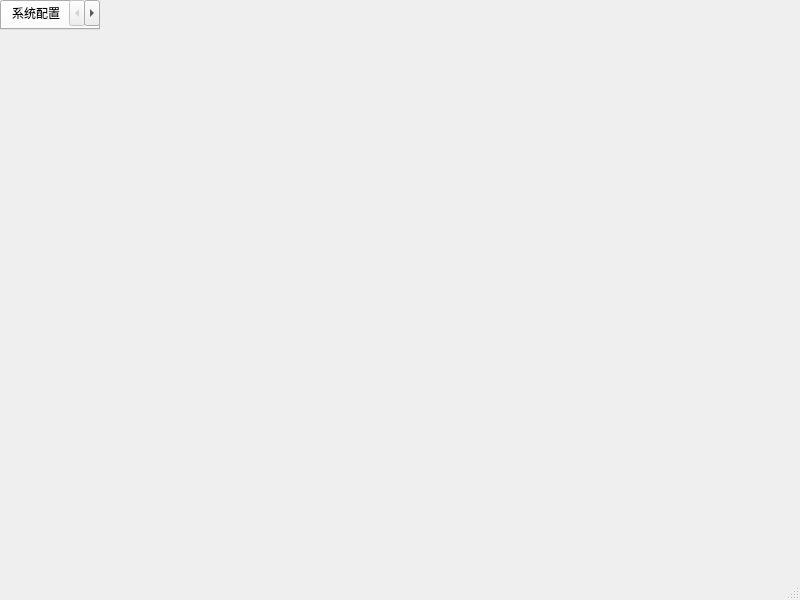
<?xml version="1.0" encoding="UTF-8"?>
<ui version="4.0">
 <class>MainWindow</class>
 <widget class="QMainWindow" name="MainWindow">
  <property name="geometry">
   <rect>
    <x>0</x>
    <y>0</y>
    <width>800</width>
    <height>600</height>
   </rect>
  </property>
  <property name="windowTitle">
   <string>PandaX-III实验原型电子学测试软件</string>
  </property>
  <widget class="QTabWidget" name="MainWidget">
   <property name="styleSheet">
    <string notr="true">QGroupBox {
    border: 1px solid gray;
    border-radius: 0.5em;
    margin-top: 0.5em;
}
QGroupBox::title {
    subcontrol-origin: margin;
    left: 0.5em;
    padding: 0 0.2em 0 0.2em;
}</string>
   </property>
   <widget class="QWidget" name="systemconfigure">
    <attribute name="title">
     <string>系统配置</string>
    </attribute>
    <widget class="QGroupBox" name="connectstatus">
     <property name="geometry">
      <rect>
       <x>100</x>
       <y>40</y>
       <width>161</width>
       <height>281</height>
      </rect>
     </property>
     <property name="title">
      <string>DAQ状态</string>
     </property>
     <layout class="QGridLayout" name="connectstatuslayout">
      <property name="topMargin">
       <number>20</number>
      </property>
      <item row="0" column="0">
       <widget class="QLabel" name="sfp4label">
        <property name="text">
         <string>SFP 4:</string>
        </property>
       </widget>
      </item>
      <item row="1" column="0">
       <widget class="QLabel" name="sfp3label">
        <property name="text">
         <string>SFP 3:</string>
        </property>
       </widget>
      </item>
      <item row="2" column="0">
       <widget class="QLabel" name="sfp2label">
        <property name="text">
         <string>SFP 2:</string>
        </property>
       </widget>
      </item>
      <item row="3" column="0">
       <widget class="QLabel" name="sfp1label">
        <property name="text">
         <string>SFP 1:</string>
        </property>
       </widget>
      </item>
      <item row="4" column="0">
       <widget class="QLabel" name="sfp0label">
        <property name="text">
         <string>SFP 0:</string>
        </property>
       </widget>
      </item>
      <item row="0" column="1">
       <widget class="QComboBox" name="sfp4"/>
      </item>
      <item row="1" column="1">
       <widget class="QComboBox" name="sfp3"/>
      </item>
      <item row="2" column="1">
       <widget class="QComboBox" name="sfp2"/>
      </item>
      <item row="3" column="1">
       <widget class="QComboBox" name="sfp1"/>
      </item>
      <item row="4" column="1">
       <widget class="QComboBox" name="sfp0"/>
      </item>
     </layout>
    </widget>
    <widget class="QGroupBox" name="fecconfigure">
     <property name="geometry">
      <rect>
       <x>370</x>
       <y>40</y>
       <width>360</width>
       <height>450</height>
      </rect>
     </property>
     <property name="title">
      <string>FEC Configure</string>
     </property>
     <widget class="QLabel" name="sampleratelabel">
      <property name="geometry">
       <rect>
        <x>10</x>
        <y>25</y>
        <width>76</width>
        <height>20</height>
       </rect>
      </property>
      <property name="text">
       <string>Sample Rate:</string>
      </property>
     </widget>
     <widget class="QComboBox" name="samplerate">
      <property name="geometry">
       <rect>
        <x>10</x>
        <y>50</y>
        <width>100</width>
        <height>30</height>
       </rect>
      </property>
     </widget>
     <widget class="QPushButton" name="CFigPLL">
      <property name="geometry">
       <rect>
        <x>130</x>
        <y>50</y>
        <width>100</width>
        <height>30</height>
       </rect>
      </property>
      <property name="text">
       <string>CFigPLL</string>
      </property>
     </widget>
     <widget class="QLabel" name="vicmlabel">
      <property name="geometry">
       <rect>
        <x>10</x>
        <y>95</y>
        <width>31</width>
        <height>20</height>
       </rect>
      </property>
      <property name="text">
       <string>Vicm:</string>
      </property>
     </widget>
     <widget class="QComboBox" name="vicm">
      <property name="geometry">
       <rect>
        <x>10</x>
        <y>120</y>
        <width>100</width>
        <height>30</height>
       </rect>
      </property>
     </widget>
     <widget class="QLabel" name="gaincsalabel">
      <property name="geometry">
       <rect>
        <x>130</x>
        <y>95</y>
        <width>55</width>
        <height>20</height>
       </rect>
      </property>
      <property name="text">
       <string>Gain CSA:</string>
      </property>
     </widget>
     <widget class="QComboBox" name="gaincsa">
      <property name="geometry">
       <rect>
        <x>130</x>
        <y>120</y>
        <width>100</width>
        <height>30</height>
       </rect>
      </property>
     </widget>
     <widget class="QLabel" name="agetthreslabel">
      <property name="geometry">
       <rect>
        <x>10</x>
        <y>165</y>
        <width>69</width>
        <height>20</height>
       </rect>
      </property>
      <property name="text">
       <string>AGET Thres:</string>
      </property>
     </widget>
     <widget class="QComboBox" name="agetthres">
      <property name="geometry">
       <rect>
        <x>10</x>
        <y>190</y>
        <width>100</width>
        <height>30</height>
       </rect>
      </property>
     </widget>
     <widget class="QLabel" name="testcaplabel">
      <property name="geometry">
       <rect>
        <x>130</x>
        <y>165</y>
        <width>53</width>
        <height>20</height>
       </rect>
      </property>
      <property name="text">
       <string>Test Cap:</string>
      </property>
     </widget>
     <widget class="QComboBox" name="testcap">
      <property name="geometry">
       <rect>
        <x>130</x>
        <y>190</y>
        <width>100</width>
        <height>30</height>
       </rect>
      </property>
     </widget>
     <widget class="QLabel" name="modesellabel">
      <property name="geometry">
       <rect>
        <x>10</x>
        <y>235</y>
        <width>57</width>
        <height>20</height>
       </rect>
      </property>
      <property name="text">
       <string>Mode Sel:</string>
      </property>
     </widget>
     <widget class="QComboBox" name="modesel">
      <property name="geometry">
       <rect>
        <x>10</x>
        <y>260</y>
        <width>100</width>
        <height>30</height>
       </rect>
      </property>
     </widget>
     <widget class="QPushButton" name="AGET_test">
      <property name="geometry">
       <rect>
        <x>130</x>
        <y>260</y>
        <width>100</width>
        <height>30</height>
       </rect>
      </property>
      <property name="text">
       <string>AGET_test</string>
      </property>
     </widget>
     <widget class="QLabel" name="scachannellabel">
      <property name="geometry">
       <rect>
        <x>10</x>
        <y>305</y>
        <width>77</width>
        <height>20</height>
       </rect>
      </property>
      <property name="text">
       <string>SCA Channel:</string>
      </property>
     </widget>
     <widget class="QComboBox" name="scachannel">
      <property name="geometry">
       <rect>
        <x>10</x>
        <y>330</y>
        <width>100</width>
        <height>30</height>
       </rect>
      </property>
     </widget>
     <widget class="QPushButton" name="StartSCA">
      <property name="geometry">
       <rect>
        <x>130</x>
        <y>330</y>
        <width>100</width>
        <height>30</height>
       </rect>
      </property>
      <property name="text">
       <string>StartSCA</string>
      </property>
     </widget>
     <widget class="QLabel" name="chthreslabel">
      <property name="geometry">
       <rect>
        <x>10</x>
        <y>375</y>
        <width>56</width>
        <height>20</height>
       </rect>
      </property>
      <property name="text">
       <string>CH Thres:</string>
      </property>
     </widget>
     <widget class="QComboBox" name="chthres">
      <property name="geometry">
       <rect>
        <x>10</x>
        <y>400</y>
        <width>100</width>
        <height>30</height>
       </rect>
      </property>
     </widget>
     <widget class="QLabel" name="trigseleclabel">
      <property name="geometry">
       <rect>
        <x>250</x>
        <y>25</y>
        <width>58</width>
        <height>20</height>
       </rect>
      </property>
      <property name="text">
       <string>Trig Selec:</string>
      </property>
     </widget>
     <widget class="QComboBox" name="trigselec">
      <property name="geometry">
       <rect>
        <x>250</x>
        <y>50</y>
        <width>100</width>
        <height>30</height>
       </rect>
      </property>
     </widget>
     <widget class="QLabel" name="trigdelaylabel">
      <property name="geometry">
       <rect>
        <x>250</x>
        <y>95</y>
        <width>61</width>
        <height>20</height>
       </rect>
      </property>
      <property name="text">
       <string>Trig Delay:</string>
      </property>
     </widget>
     <widget class="QComboBox" name="trigdelay">
      <property name="geometry">
       <rect>
        <x>250</x>
        <y>120</y>
        <width>100</width>
        <height>30</height>
       </rect>
      </property>
     </widget>
     <widget class="QPushButton" name="TriggerEn">
      <property name="geometry">
       <rect>
        <x>250</x>
        <y>190</y>
        <width>100</width>
        <height>30</height>
       </rect>
      </property>
      <property name="text">
       <string>TriggerEn</string>
      </property>
      <property name="checkable">
       <bool>true</bool>
      </property>
     </widget>
     <widget class="QLabel" name="dacthreslabel">
      <property name="geometry">
       <rect>
        <x>250</x>
        <y>235</y>
        <width>63</width>
        <height>20</height>
       </rect>
      </property>
      <property name="text">
       <string>DAC Thres:</string>
      </property>
     </widget>
     <widget class="QComboBox" name="dacthres">
      <property name="geometry">
       <rect>
        <x>250</x>
        <y>260</y>
        <width>100</width>
        <height>30</height>
       </rect>
      </property>
     </widget>
     <widget class="QPushButton" name="CFigDAC">
      <property name="geometry">
       <rect>
        <x>250</x>
        <y>330</y>
        <width>100</width>
        <height>30</height>
       </rect>
      </property>
      <property name="text">
       <string>CFigDAC</string>
      </property>
     </widget>
    </widget>
    <widget class="QPushButton" name="connect">
     <property name="geometry">
      <rect>
       <x>130</x>
       <y>400</y>
       <width>100</width>
       <height>30</height>
      </rect>
     </property>
     <property name="text">
      <string>数据采集</string>
     </property>
     <property name="checkable">
      <bool>true</bool>
     </property>
    </widget>
   </widget>
   <widget class="QWidget" name="daqdebug">
    <attribute name="title">
     <string>DAQ调试</string>
    </attribute>
    <widget class="QGroupBox" name="rbcpbasicconfiguration">
     <property name="geometry">
      <rect>
       <x>80</x>
       <y>100</y>
       <width>241</width>
       <height>201</height>
      </rect>
     </property>
     <property name="title">
      <string>Basic Configuration</string>
     </property>
     <layout class="QGridLayout" name="rbcpbasicconfigurationlayout">
      <property name="topMargin">
       <number>10</number>
      </property>
      <item row="0" column="0">
       <widget class="QLabel" name="ipaddrlabel">
        <property name="text">
         <string>IP Address:</string>
        </property>
       </widget>
      </item>
      <item row="0" column="1">
       <widget class="QLineEdit" name="ipaddr">
        <property name="text">
         <string>192.168.10.16</string>
        </property>
       </widget>
      </item>
      <item row="1" column="0">
       <widget class="QLabel" name="rbcpportlabel">
        <property name="text">
         <string>RBCP Port:</string>
        </property>
       </widget>
      </item>
      <item row="1" column="1">
       <widget class="QLineEdit" name="rbcpport">
        <property name="text">
         <string>4660</string>
        </property>
       </widget>
      </item>
      <item row="2" column="0">
       <widget class="QLabel" name="addresslabel">
        <property name="text">
         <string>Address:</string>
        </property>
       </widget>
      </item>
      <item row="2" column="1">
       <widget class="QLineEdit" name="address">
        <property name="text">
         <string>0xfffe0000</string>
        </property>
       </widget>
      </item>
      <item row="3" column="0">
       <widget class="QLabel" name="tcpportlabel">
        <property name="text">
         <string>TCP Port:</string>
        </property>
       </widget>
      </item>
      <item row="3" column="1">
       <widget class="QLineEdit" name="tcpport">
        <property name="text">
         <string>24</string>
        </property>
       </widget>
      </item>
     </layout>
    </widget>
    <widget class="QGroupBox" name="writedata">
     <property name="geometry">
      <rect>
       <x>420</x>
       <y>270</y>
       <width>240</width>
       <height>130</height>
      </rect>
     </property>
     <property name="title">
      <string>Write Data</string>
     </property>
     <widget class="QLabel" name="datalabel">
      <property name="geometry">
       <rect>
        <x>30</x>
        <y>40</y>
        <width>30</width>
        <height>20</height>
       </rect>
      </property>
      <property name="text">
       <string>Data:</string>
      </property>
     </widget>
     <widget class="QLineEdit" name="data">
      <property name="geometry">
       <rect>
        <x>80</x>
        <y>35</y>
        <width>120</width>
        <height>30</height>
       </rect>
      </property>
      <property name="text">
       <string>0x00</string>
      </property>
     </widget>
     <widget class="QPushButton" name="write">
      <property name="geometry">
       <rect>
        <x>70</x>
        <y>80</y>
        <width>100</width>
        <height>30</height>
       </rect>
      </property>
      <property name="text">
       <string>write</string>
      </property>
     </widget>
    </widget>
    <widget class="QGroupBox" name="readdata">
     <property name="geometry">
      <rect>
       <x>420</x>
       <y>100</y>
       <width>240</width>
       <height>130</height>
      </rect>
     </property>
     <property name="title">
      <string>Read Data</string>
     </property>
     <widget class="QLabel" name="lengthlabel">
      <property name="geometry">
       <rect>
        <x>25</x>
        <y>40</y>
        <width>45</width>
        <height>20</height>
       </rect>
      </property>
      <property name="text">
       <string>Length:</string>
      </property>
     </widget>
     <widget class="QLineEdit" name="length">
      <property name="geometry">
       <rect>
        <x>80</x>
        <y>36</y>
        <width>120</width>
        <height>30</height>
       </rect>
      </property>
     </widget>
     <widget class="QPushButton" name="read">
      <property name="geometry">
       <rect>
        <x>70</x>
        <y>80</y>
        <width>100</width>
        <height>30</height>
       </rect>
      </property>
      <property name="text">
       <string>read</string>
      </property>
     </widget>
    </widget>
    <widget class="QPushButton" name="errortest">
     <property name="geometry">
      <rect>
       <x>150</x>
       <y>350</y>
       <width>100</width>
       <height>30</height>
      </rect>
     </property>
     <property name="text">
      <string>误码测试</string>
     </property>
    </widget>
   </widget>
   <widget class="QWidget" name="wavedisplay">
    <attribute name="title">
     <string>波形显示</string>
    </attribute>
    <widget class="QLabel" name="packetlabel">
     <property name="geometry">
      <rect>
       <x>49</x>
       <y>85</y>
       <width>42</width>
       <height>20</height>
      </rect>
     </property>
     <property name="text">
      <string>Packet:</string>
     </property>
    </widget>
    <widget class="QLineEdit" name="packet">
     <property name="geometry">
      <rect>
       <x>110</x>
       <y>80</y>
       <width>100</width>
       <height>30</height>
      </rect>
     </property>
     <property name="text">
      <string>0xe000</string>
     </property>
    </widget>
    <widget class="QComboBox" name="chip">
     <property name="geometry">
      <rect>
       <x>270</x>
       <y>80</y>
       <width>100</width>
       <height>30</height>
      </rect>
     </property>
    </widget>
    <widget class="QLabel" name="channellabel">
     <property name="geometry">
      <rect>
       <x>410</x>
       <y>85</y>
       <width>51</width>
       <height>20</height>
      </rect>
     </property>
     <property name="text">
      <string>Channel:</string>
     </property>
    </widget>
    <widget class="QLineEdit" name="channel">
     <property name="geometry">
      <rect>
       <x>480</x>
       <y>80</y>
       <width>100</width>
       <height>30</height>
      </rect>
     </property>
     <property name="text">
      <string>0</string>
     </property>
    </widget>
    <widget class="QPushButton" name="draw">
     <property name="geometry">
      <rect>
       <x>640</x>
       <y>80</y>
       <width>100</width>
       <height>30</height>
      </rect>
     </property>
     <property name="text">
      <string>draw</string>
     </property>
    </widget>
    <widget class="QLabel" name="canvas">
     <property name="geometry">
      <rect>
       <x>60</x>
       <y>150</y>
       <width>680</width>
       <height>350</height>
      </rect>
     </property>
     <property name="styleSheet">
      <string notr="true">background-color: black;</string>
     </property>
    </widget>
   </widget>
   <widget class="QWidget" name="baselinetest">
    <attribute name="title">
     <string>基线测试</string>
    </attribute>
    <widget class="QComboBox" name="baselinemode">
     <property name="geometry">
      <rect>
       <x>260</x>
       <y>70</y>
       <width>100</width>
       <height>30</height>
      </rect>
     </property>
    </widget>
    <widget class="QPushButton" name="baselinebutton">
     <property name="geometry">
      <rect>
       <x>420</x>
       <y>70</y>
       <width>100</width>
       <height>30</height>
      </rect>
     </property>
     <property name="text">
      <string>基线测试</string>
     </property>
    </widget>
    <widget class="QLabel" name="baselinecanvas">
     <property name="geometry">
      <rect>
       <x>60</x>
       <y>150</y>
       <width>680</width>
       <height>350</height>
      </rect>
     </property>
     <property name="styleSheet">
      <string notr="true">background-color: black;</string>
     </property>
    </widget>
   </widget>
  </widget>
  <widget class="QStatusBar" name="status"/>
 </widget>
 <resources/>
 <connections/>
</ui>
